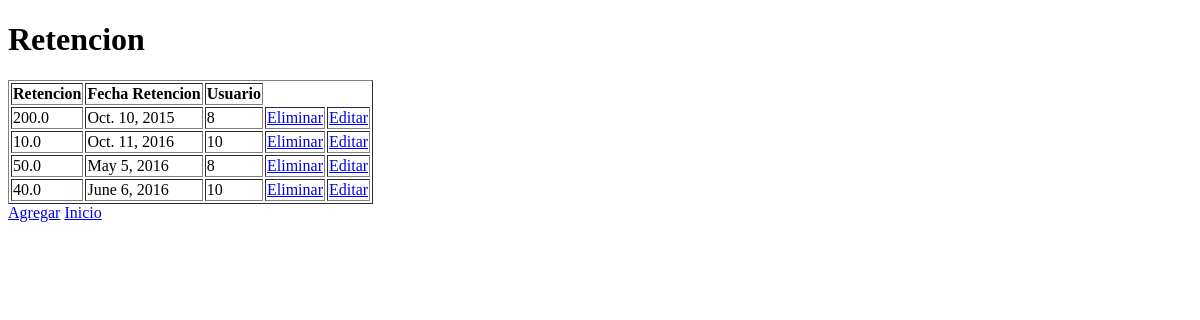
Before: /retencion/ with the older database file.
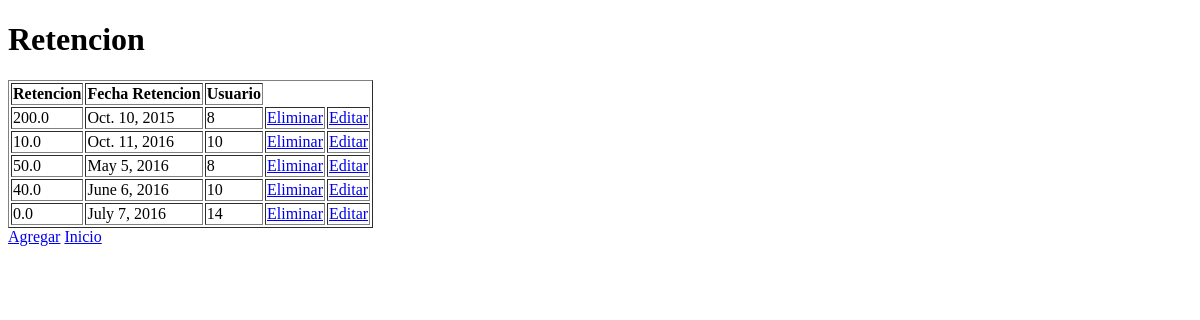
After: the same page with the newer database file.
### main_app/models.py (models this page shows, shortened)
class Retencion(models.Model):
    idEmpleado = models.ForeignKey(Empleado)
    RetencionCuota = models.FloatField()
    fechaRetencion = models.DateField()

### main_app/views.py (the view)
# urls.py: url(r'^retencion/', views.retencion_ver),
def retencion_ver(request):
    retencion_lista = Retencion.objects.all()
    form = RetencionForm()
    return render(request,'retencion.html',{'retencion_lista':retencion_lista,
    'form':form})

### main_app/templates/retencion.html (shortened to what this page needs)
{% load staticfiles %}
<!DOCTYPE html>
<html>
  <head>
  </head>
  <body>
  <h1>Retencion</h1>
  <TABLE BORDER="1">
    <TR>
   <TH>Retencion</TH>
   <TH>Fecha Retencion</TH>
   <TH>Usuario</TH>
    </TR>
    {% for i in retencion_lista %}
    <TR>
     <TD>{{ i.RetencionCuota }}</TD>
     <TD>{{ i.fechaRetencion }}</TD>
     <TD>{{ i.idEmpleado_id }}</TD>
      <TD><a href="/eliminar_retencion/{{i.id}}/">Eliminar</TD>
      <TD><a href="/editar_retencion/{{i.id}}/">Editar</TD>
     </TR>
  {% endfor %}
  </TABLE>
    <a href="/post_retencion">Agregar</a>
    <a href="/index">Inicio</a>
  </body>
</html>

Changed rows visible on the page:
added Retencion: RetencionCuota "0.0", fechaRetencion "July 7, 2016", idEmpleado_id "14"
